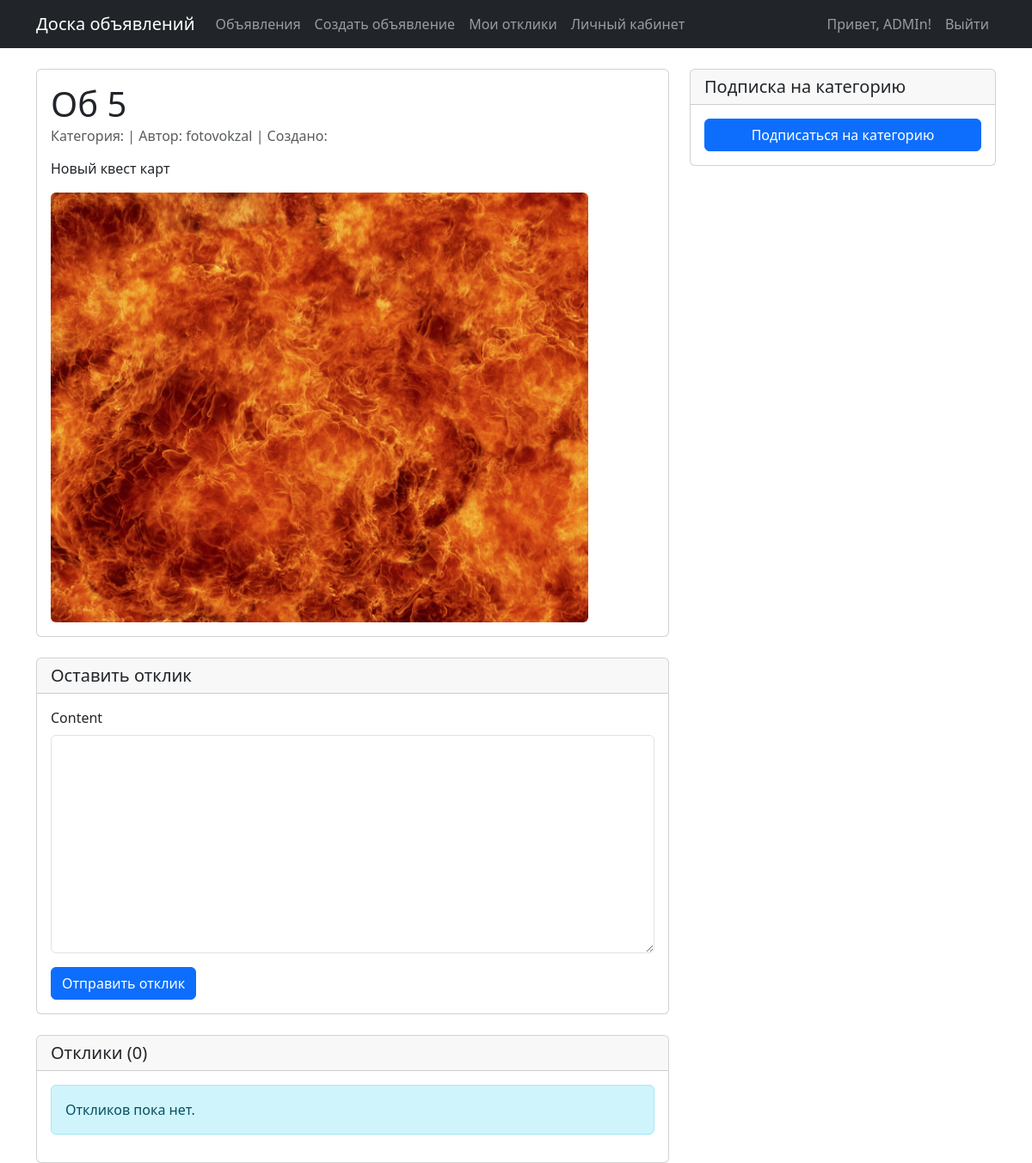
/post/9/ (signed in), run on the app's committed database.
### appAccounts/models.py (models this page shows)
class User(AbstractUser):
    confirmation_code = models.CharField(max_length=6, blank=True)
    is_confirmed = models.BooleanField(default=False)

### appBoard/models.py (models this page shows, shortened)
class Post(models.Model):
    author = models.ForeignKey(User, on_delete=models.CASCADE)
    title = models.CharField(max_length=200)
    content = RichTextField()
    category = models.ForeignKey(Category, on_delete=models.CASCADE)
    created_at = models.DateTimeField(default=timezone.now)
    updated_at = models.DateTimeField(auto_now=True)
    image = models.ImageField(upload_to='post_images/', null=True, blank=True)
    video = models.FileField(upload_to='post_videos/', null=True, blank=True)
    class Meta:
        verbose_name = 'Запись'
        verbose_name_plural = 'Записи'

### appBoard/views.py (the view)
# urls.py: path('post/<int:pk>/', views.post_detail, name='post_detail'),
def post_detail(request, pk):
    post = get_object_or_404(Post, pk=pk)
    responses = post.response_set.all().order_by('-created_at')
    is_subscribed = False
    if request.user.is_authenticated:
        is_subscribed = Subscription.objects.filter(user=request.user, category=post.category).exists()
    if request.method == 'POST' and request.user.is_authenticated:
        form = ResponseForm(request.POST)
        if form.is_valid():
            response = form.save(commit=False)
            response.post = post
            response.author = request.user
            response.save()
            send_mail(
                'Новый отклик на ваше объявление',
                f'Пользователь {request.user.username} оставил отклик на ваше объявление "{post.title}"',
                settings.DEFAULT_FROM_EMAIL,
                [post.author.email],
                fail_silently=False,
            )
            messages.success(request, 'Ваш отклик успешно отправлен')
            return redirect('board:post_list')
    else:
        form = ResponseForm()
    return render(request, 'board/post_detail.html', {
        'post': post,
        'responses': responses,
        'form': form,
        'is_subscribed': is_subscribed
    })

### appBoard/forms.py
class ResponseForm(forms.ModelForm):
    class Meta:
        model = Response
        fields = ['content']
        widgets = {
            'content': forms.Textarea(attrs={'class': 'form-control'}),
        }

### appBoard/templates/board/post_detail.html (shortened to what this page needs)
{% extends 'base.html' %}
{% block content %}
<div class="row">
    <div class="col-md-8">
        <div class="card mb-4">
            <div class="card-body">
                <h1 class="card-title">{{ post.title }}</h1>
                <h6 class="card-subtitle mb-3 text-muted">
                    Категория: {{ post.get_category_display }} |
                    Автор: {{ post.author.username }} |
                    Создано: {{ post.time_create|date:"d.m.Y H:i" }}
                </h6>
                <div class="card-text">
                    {{ post.content|safe }}
                </div>
                {% if post.image %}
                    <div class="mt-3">
                        <img src="{{ post.image.url }}" alt="{{ post.title }}" class="img-fluid rounded" style="max-height: 500px; object-fit: contain;">
                    </div>
                {% endif %}
            </div>
        </div>
        {% if user.is_authenticated and user != post.author %}
            <div class="card mb-4">
                <div class="card-header">
                    <h5 class="card-title mb-0">Оставить отклик</h5>
                </div>
                <div class="card-body">
                    <form method="post">
                        {% for field in form %}
                            <div class="mb-3">
                                <label for="{{ field.id_for_label }}" class="form-label">
                                    {{ field.label }}
                                </label>
                                {{ field }}
                            </div>
                        {% endfor %}
                        <button type="submit" class="btn btn-primary">Отправить отклик</button>
                    </form>
                </div>
            </div>
        {% endif %}
        <div class="card">
            <div class="card-header">
                <h5 class="card-title mb-0">Отклики ({{ responses|length }})</h5>
            </div>
            <div class="card-body">
                {% if responses %}
                    {% for response in responses %}
                        <div class="card mb-3">
                            <div class="card-body">
                                <p class="card-text">{{ response.text }}</p>
                                <div class="d-flex justify-content-between align-items-center">
                                    <small class="text-muted">
                                        От: {{ response.author.username }} |
                                        {{ response.created_at|date:"d.m.Y H:i" }}
                                    </small>
                                    {% if user == post.author %}
                                        <form method="post" action="{% url 'board:response_accept' response.pk %}">
                                            {% csrf_token %}
                                            <button type="submit" class="btn btn-success btn-sm">Принять</button>
                                        </form>
                                    {% endif %}
                                </div>
                            </div>
                        </div>
                    {% endfor %}
                {% else %}
                    <div class="alert alert-info">
                        Откликов пока нет.
                    </div>
                {% endif %}
            </div>
        </div>
    </div>
    <div class="col-md-4">
        <div class="card">
            <div class="card-header">
                <h5 class="card-title mb-0">Подписка на категорию</h5>
            </div>
            <div class="card-body">
                {% if user.is_authenticated %}
                    <form method="post" action="{% url 'board:subscribe' post.category.code %}">
                        <button type="submit" class="btn btn-primary w-100">
                            {% if is_subscribed %}
                                Отписаться от категории
                            {% else %}
                                Подписаться на категорию
                            {% endif %}
                        </button>
                    </form>
                {% else %}
                    <div class="alert alert-info">
                        Войдите, чтобы подписаться на категорию.
                    </div>
                {% endif %}
            </div>
        </div>
    </div>
</div>
{% endblock %}

### appBoard/templates/base.html (shortened to what this page needs)
<!DOCTYPE html>
<html lang="ru">
<head>
    <link href="https://cdn.jsdelivr.net/npm/bootstrap@5.3.0/dist/css/bootstrap.min.css" rel="stylesheet">
</head>
<body>
    <nav class="navbar navbar-expand-lg navbar-dark bg-dark mb-4">
        <div class="container">
            <a class="navbar-brand" href="{% url 'board:post_list' %}">Доска объявлений</a>
            <div class="collapse navbar-collapse" id="navbarNav">
                <ul class="navbar-nav me-auto">
                    <li class="nav-item">
                        <a class="nav-link" href="{% url 'board:post_list' %}">Объявления</a>
                    </li>
                    {% if user.is_authenticated %}
                        <li class="nav-item">
                            <a class="nav-link" href="{% url 'board:post_create' %}">Создать объявление</a>
                        </li>
                        <li class="nav-item">
                            <a class="nav-link" href="{% url 'board:my_responses' %}">Мои отклики</a>
                        </li>
                        <li class="nav-item">
                            <a class="nav-link" href="{% url 'board:profile' %}">Личный кабинет</a>
                        </li>
                    {% endif %}
                </ul>
                <ul class="navbar-nav">
                    {% if user.is_authenticated %}
                        <li class="nav-item">
                            <span class="nav-link">Привет, {{ user.username }}!</span>
                        </li>
                        <li class="nav-item">
                            <a class="nav-link" href="{% url 'account_logout' %}">Выйти</a>
                        </li>
                    {% endif %}
                </ul>
            </div>
        </div>
    </nav>
    <div class="container">
        {% block content %}
        {% endblock %}
    </div>
</body>
</html>

### data on the page
User: username "ADMIn"
Post: title "Об 5", author.username "fotovokzal", content "Новый квест карт", image (picture)

### other printed values
{{ field.label }} "Content"
{{ responses|length }} "0"
